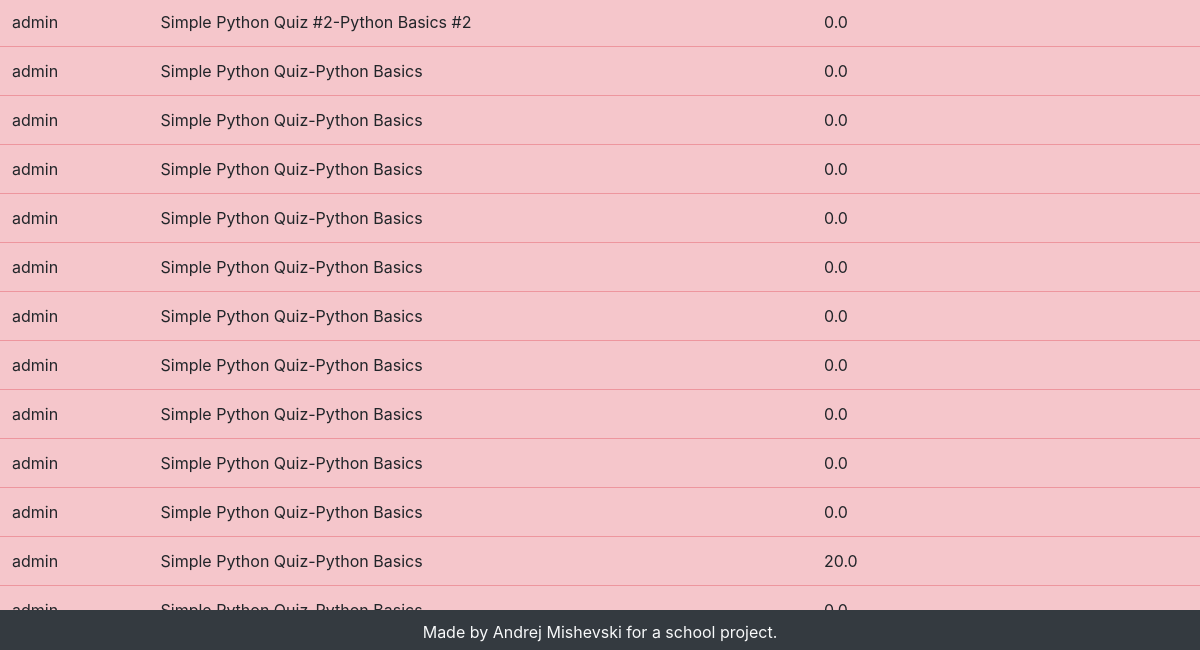
The page /results (lower part) on the database as committed earlier.
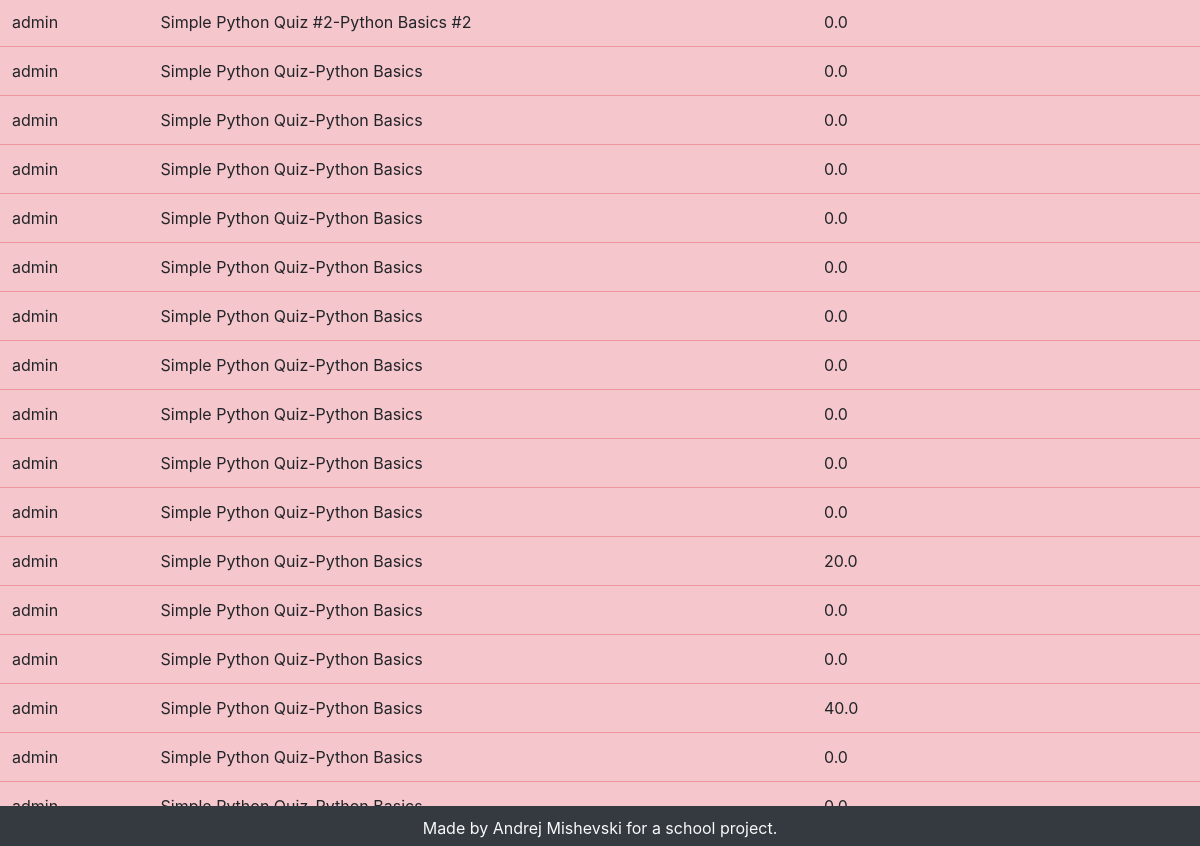
The same page on the database as committed later.
### results_module/models.py (models this page shows, shortened)
class Result(models.Model):
    quiz = models.ForeignKey(Quiz, on_delete=models.CASCADE)
    user = models.ForeignKey(User, on_delete=models.CASCADE)
    score = models.FloatField()

### quiz_module/models.py (models this page shows, shortened)
class Quiz(models.Model):
    name = models.CharField(max_length=120)
    topic = models.CharField(max_length=120)
    number_of_questions = models.IntegerField()
    time = models.IntegerField(help_text="duration of the quiz in minutes")
    required_score_to_pass = models.IntegerField(help_text="score in %")
    difficulty = models.CharField(max_length=6, choices=DIFF_CHOICES)
    def __str__(self):
        return f"{self.name}-{self.topic}"
    class Meta:
        verbose_name_plural = 'Quizes'

### login_module/views.py (the view)
# urls.py: path('results', views.results_view, name='results'),
def results_view(request):
    queryset = Result.objects.all()
    context = {"results": queryset}
    return render(request, "appPages/results.html", context)

### templates/appPages/results.html (shortened to what this page needs)
{% extends "appPages/base.html" %}
{% block content %}
     <table class="table">
      <tbody>
      {% for result in results %}
          {% if result.score < 50 %}
    <tr class="table-danger">
      <td>{{ result.user }}</td>
      <td>{{ result.quiz }}</td>
      <td>{{result.score}}</td>
    </tr>
          {% endif %}
       {% endfor %}
  </tbody>
</table>
{% endblock %}

Rows that differ between the two databases and show on the page:
now on this page (row unchanged): Result: user "admin", quiz "Simple Python Quiz-Python Basics", score "0.0"
added Result: user "admin", quiz "Simple Python Quiz-Python Basics", score "0.0"
added Result: user "admin", quiz "Simple Python Quiz-Python Basics", score "40.0"
added Result: user "admin", quiz "Simple Python Quiz-Python Basics", score "0.0"
